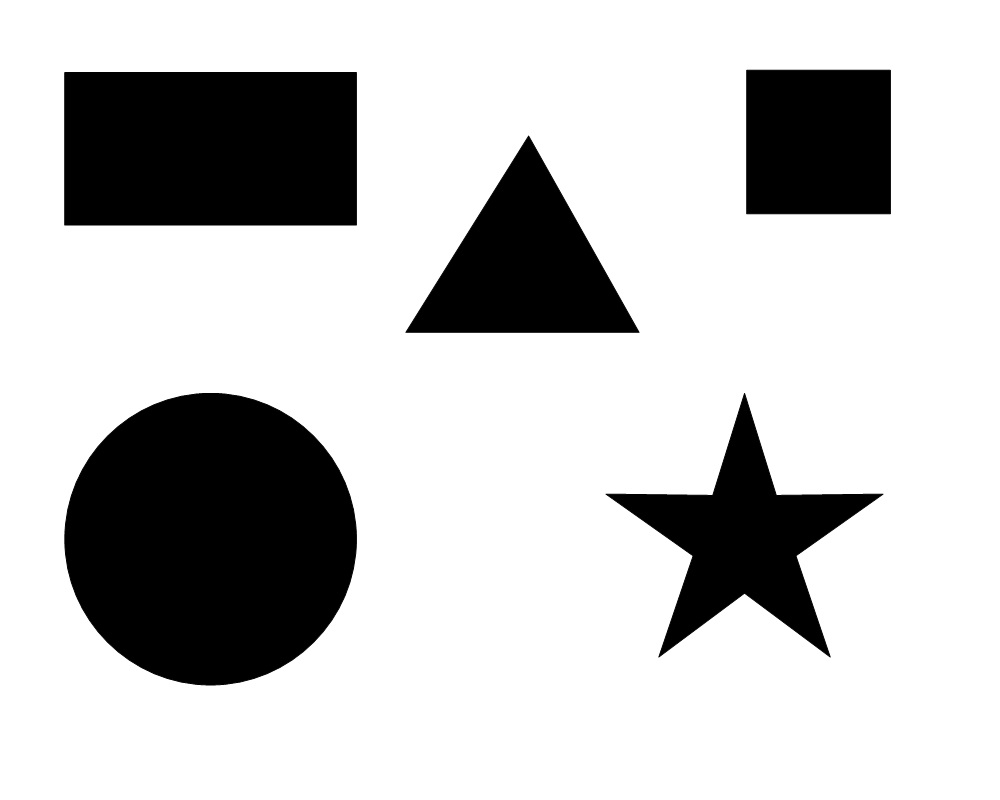
#> input picture ImgGeo.jpg, 1000 x 800 px
$ python main.py   (older library calls are emulated)
#> lines starting #> are read from the running program, lines starting #| are printed output that depends on the picture; after the words box and inside, x2 and y2 are one past the last pixel; in counts of white or black regions, pixels touching at a corner belong together
### FindingShapes.py
from __future__ import print_function
import numpy as np
import cv2


def ShapeID (ImageFromUser):
    image=ImageFromUser


    # convert the filtered gray image into grayscale
    grayScale = cv2.cvtColor( image, cv2.COLOR_BGR2GRAY)

    # Find edges in the image using canny edge detection method
    # Calculate lower threshold and upper threshold using sigma = 0.33
    sigma = 0.33
    v = np.median(grayScale)
    lower_thresh = int(max(0, (1.0 - sigma) * v))
    upper_thresh = int(min(255, (1.0 + sigma) * v))


    edged = cv2.Canny(grayScale, lower_thresh, upper_thresh)


    # After finding edges we have to find contours

    cnts, _ = cv2.findContours(edged, cv2.RETR_EXTERNAL, cv2.CHAIN_APPROX_SIMPLE)
    # cv2.RETR_EXTERNAL is passed to find the outermost contours (because we want to outline the shapes)
    # cv2.CHAIN_APPROX_SIMPLE is removing redundant points along a line


    # Now we will loop over every contour
    # call detectShape() for it and
    # write the name of shape in the center of image

    # loop over the contours
    for c in cnts:

        shape='unknown'

        # calculate perimeter using
        peri = cv2.arcLength(c, True)

        # apply contour approximation and store the result in vertices
        epsilon = 0.01 * peri

        vertices = cv2.approxPolyDP(c, epsilon, True)

        # If the shape is triangle, it will have 3 vertices
        if len(vertices) == 3:
        #It will color it green
            cv2.drawContours(image, [c], 0, (0, 255, 0), 5)

        # if the shape has 4 vertices, it is either a square or
        # a rectangle
        elif len(vertices) == 4:
            # using the boundingRect method calculate the width and height
            # of enclosing rectange and then calculte aspect ratio

            x, y, width, height = cv2.boundingRect(vertices)
            aspectRatio = float(width) / height

            # a square will have an aspect ratio that is approximately
            # equal to one, otherwise, the shape is a rectangle
            if aspectRatio >= 0.95 and aspectRatio <= 1.05:
                shape = "square"
                # It will color it pink
                cv2.drawContours(image, [c], 0, (180, 105, 255), 5)
            else:
                shape = "rectangle"
                # It will color it Dark Blue
                cv2.drawContours(image, [c], 0, (255, 0, 0), 5)

        # if the shape is a pentagon, it will have 5 vertices
        elif len(vertices) == 5:
            # It will color it dark pink
            cv2.drawContours(image, [c], 0, (204, 0, 102), 5)
        # if the shape is a hexagon, it will have 6 vertices
        elif len(vertices) == 6:
            # It will color it Gold
            cv2.drawContours(image, [c], 0, (0, 128, 128), 5)
        # if the shape is a star, it will have 10 vertices
        elif len(vertices) == 10:
            # It will color it Yellow
            shape = "star"
            cv2.drawContours(image, [c], 0, (0, 255, 255), 5)
        else:
            shape = "circle"
            # It will color it Red
            cv2.drawContours(image, [c], 0, (0, 0, 255), 5)


 # show the output image
    return image

### RunShapesOnIMG.py
import numpy as np
import cv2
from matplotlib import pyplot as plt
import FindingShapes as Sid
import Noise as ns

def ColoringShapes(GetImg):

    #Runs the shape recognition without noise
    print('The images after identifying the shapes')
    print('')
    print('')
    NewIMG=Sid.ShapeID(GetImg.copy())
    title = 'Original image'
    plt.subplot(121)
    plt.title(title)
    plt.imshow(cv2.cvtColor(GetImg.copy(), cv2.COLOR_BGR2RGB))
    plt.xticks([])
    plt.yticks([])
    plt.subplot(122)
    plt.title('Coloring image with the shapes')
    plt.imshow(cv2.cvtColor(NewIMG.copy(), cv2.COLOR_BGR2RGB))
    plt.xticks([])
    plt.yticks([])
    plt.show()

### RunShapeNoise.py
import numpy as np
import cv2
from matplotlib import pyplot as plt
import FindingShapesNoise as Sid
import Noise as ns
import ChangeAngle as ca
import cv2.ximgproc as gd


def ShapeOnNiose(getIMG):

 ImageORG1=getIMG

 # Runs the shape recognition with noise

 x=1

 while x != -1:
    print('Please enter the number of the noise type:')
    print('1:gauss  2:s&p')
    print('To end the Noise mod program, press -1')
    TypeOfNoise=input()
    print('')
    print('')
    x=np.int(TypeOfNoise)
    if x==1:
        nioseIMG = ns.noisy("gauss", ImageORG1.copy())
        grayScale = cv2.cvtColor(nioseIMG, cv2.COLOR_BGR2GRAY)
        #Filter that reduce noise
        dst4 = cv2.fastNlMeansDenoising(grayScale,None,60,10,21)
        dst5 = cv2.cvtColor(dst4, cv2.COLOR_GRAY2BGR)
        title='Noise gauss'
        NewNioseImg = Sid.ShapeID(nioseIMG.copy(),dst5.copy())
        plt.subplot(121)
        plt.title(title)
        plt.imshow(cv2.cvtColor(nioseIMG, cv2.COLOR_BGR2RGB))
        plt.xticks([])
        plt.yticks([])
        plt.subplot(122)
        plt.title('Coloring the shapes')
        plt.imshow(cv2.cvtColor(NewNioseImg, cv2.COLOR_BGR2RGB))
        plt.xticks([])
        plt.yticks([])
        plt.show()

    elif x==2:

        nioseIMG = ns.noisy("s&p", ImageORG1.copy())
        grayScale = cv2.cvtColor(nioseIMG, cv2.COLOR_BGR2GRAY)
        # Filter that reduce noise
        dst4 = cv2.fastNlMeansDenoising(grayScale, None, 60, 10, 21)
        dst5 = cv2.cvtColor(dst4, cv2.COLOR_GRAY2BGR)
        NewNioseImg = Sid.ShapeID(nioseIMG.copy(), dst5.copy())
        title = 'Noise s&p'
        plt.subplot(121)
        plt.title(title)
        plt.imshow(cv2.cvtColor(nioseIMG, cv2.COLOR_BGR2RGB))
        plt.xticks([])
        plt.yticks([])
        plt.subplot(122)
        plt.title('Coloring the shapes')
        plt.imshow(cv2.cvtColor(NewNioseImg, cv2.COLOR_BGR2RGB))
        plt.xticks([])
        plt.yticks([])
        plt.show()


    elif x == -1:
        print('end  of the Noise mod program')
        print('')

    else:
        print('The user has not entered any of the options')
        print('')

### main.py
import numpy as np
import cv2
from matplotlib import pyplot as plt
import RunShapeNoise as RSn
import RunShapesOnIMG as RS
import ChangeAngle as CA
import Noise as ns

#Reads the pictures
img1=cv2.imread('ImgGeo.jpg')
#> img1 is the input picture: shape (800, 1000, 3); min 0, max 255, mean 197.7
img2=cv2.imread('geoshapes1.png')
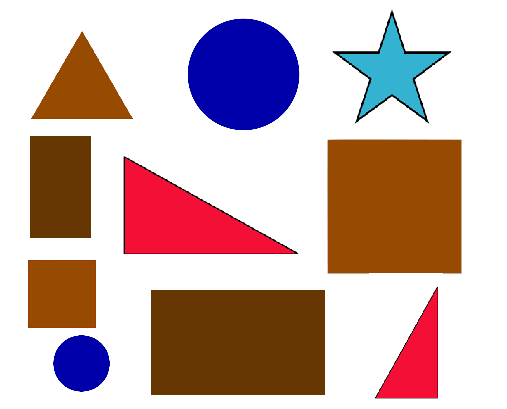
#> input picture geoshapes1.png, 507 x 409 px
#> img2 is the input picture: shape (409, 507, 3); mean B, G, R 173, 176.1, 202.2
# Runs geometric shape recognition and colors them according to the following categories
# 1:Triangle-Green 2: Square-Pink 3: Rectangle-Blue 4: Star-Yellow 5: Circle-Red
RS.ColoringShapes(img1.copy())
#> in ShapeID, `v = np.median(grayScale)`: v = 255
#> in ShapeID, `lower_thresh = int(max(0, (1.0 - sigma) * v))`: lower_thresh = 170
#> in ShapeID, `upper_thresh = int(min(255, (1.0 + sigma) * v))`: upper_thresh = 255
#> in ShapeID, `edged = cv2.Canny(grayScale, lower_thresh, upper_thresh)`:
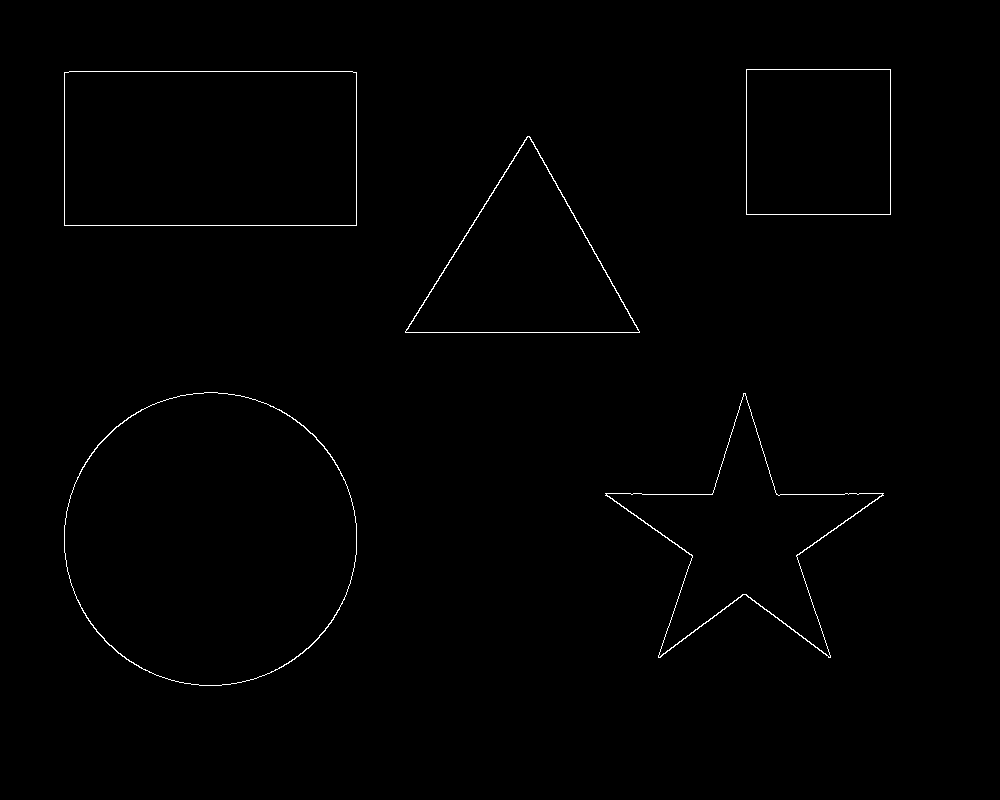
#> edged: shape (800, 1000); 0.57% white in thin lines or dots, all inside (x1, y1, x2, y2) = (64, 69, 891, 686)
#> in ShapeID, `cnts, _ = cv2.findContours(edged, cv2.RETR_EXTERNAL, cv2.CHAIN_APPROX_..`: cnts = 5 contours; box (x1, y1, x2, y2) and area: (64, 392, 357, 686) 67260, (64, 71, 357, 226) 44960, (605, 393, 884, 658) 23816, (405, 136, 640, 333) 23256, (746, 69, 891, 215) 20880
#> the loop in ShapeID, `for c in cnts: ` made 5 passes
#> (shape, peri, epsilon, vertices, x, y, width, height) on passes 4 to 5: ('rectangle', 890.8, 8.91, [[64, 72], [64, 225], [356, 225], [356, 72]], 64, 72, 293, 154), ('square', 578, 5.78, [[746, 69], [746, 214], [890, 214], [890, 69]], 746, 69, 145, 146)
#> (shape, peri, epsilon) on passes 1 to 2: ('star', 1131.8, 11.32), ('circle', 970.2, 9.7)
#> after the loop in ShapeID, `for c in cnts:`:
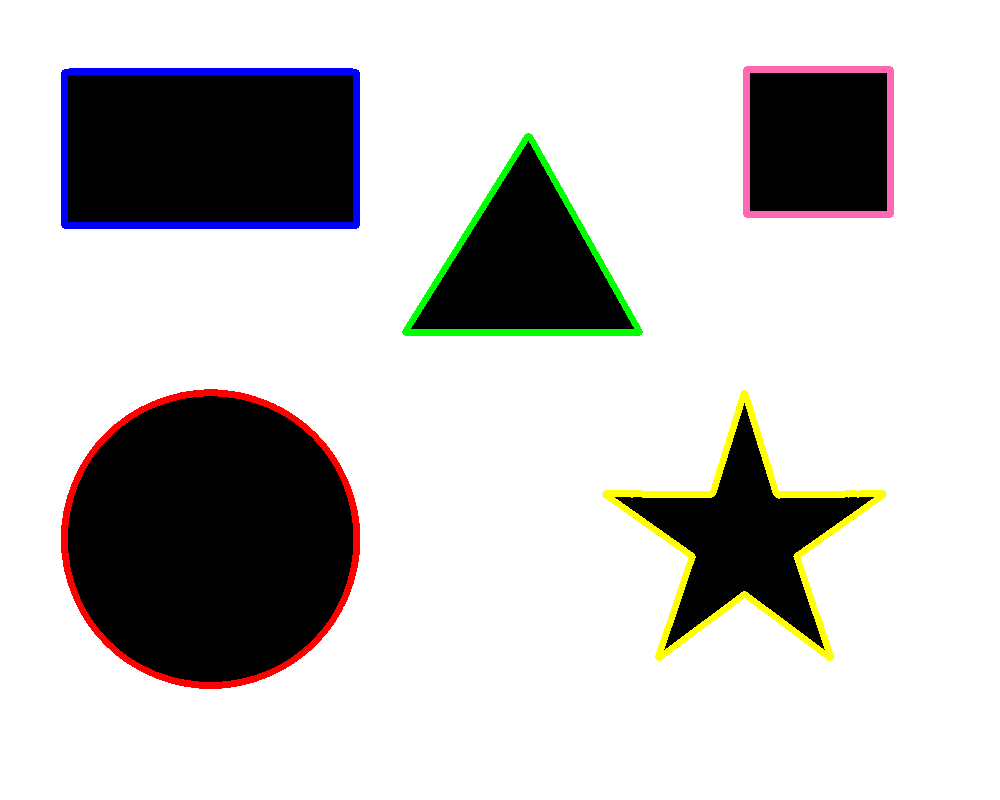
#> image: shape (800, 1000, 3); 3.48% of pixels changed, all inside (x1, y1, x2, y2) = (61, 66, 894, 689); drawn as B, G, R
RS.ColoringShapes(img2.copy())
#> in ShapeID (call 2), `grayScale = cv2.cvtColor( image, cv2.COLOR_BGR2GRAY)`:
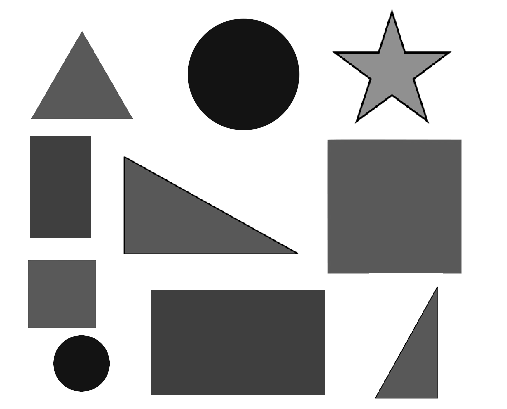
#> grayScale: shape (409, 507); min 0, max 255, mean 183.6
#> in ShapeID (call 2), `edged = cv2.Canny(grayScale, lower_thresh, upper_thresh)`:
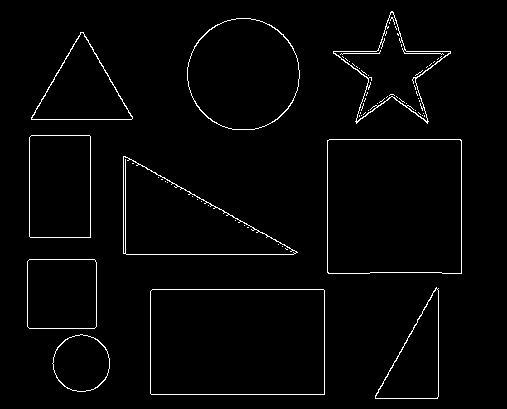
#> edged: shape (409, 507); 2.1% white in thin lines or dots, all inside (x1, y1, x2, y2) = (27, 11, 462, 399)
#> in ShapeID (call 2), `cnts, _ = cv2.findContours(edged, cv2.RETR_EXTERNAL, cv2.CHAIN_APPROX_..`: cnts = 10 contours; largest, box (x1, y1, x2, y2) and area: (150, 289, 325, 395) 18267, (327, 139, 462, 274) 17882, (187, 18, 300, 130) 9812, (123, 156, 298, 255) 8806, (29, 135, 91, 238) 6219
#> the loop in ShapeID (call 2), `for c in cnts: ` made 10 passes
#> (shape, peri, epsilon, vertices, x, y, width, height) on passes 2, 4, 6, 7: ('rectangle', 555.7, 5.56, [[150, 291], [151, 394], [324, 394], [323, 289]], 150, 289, 175, 106), ('square', 271.3, 2.71, [[29, 259], [27, 326], [94, 328], [95, 260]], 27, 259, 69, 70), ('square', 535.1, 5.35, [[327, 140], [328, 273], [461, 273], [460, 139]], 327, 139, 135, 135), ('rectangle', 323.7, 3.24, [[31, 135], [29, 236], [90, 237], [90, 136]], 29, 135, 62, 103)
#> (shape, peri, epsilon) on passes 1, 9, 10: ('circle', 188.2, 1.88), ('circle', 370.4, 3.7), ('star', 469.1, 4.69)
#> after the loop in ShapeID (call 2), `for c in cnts:`:
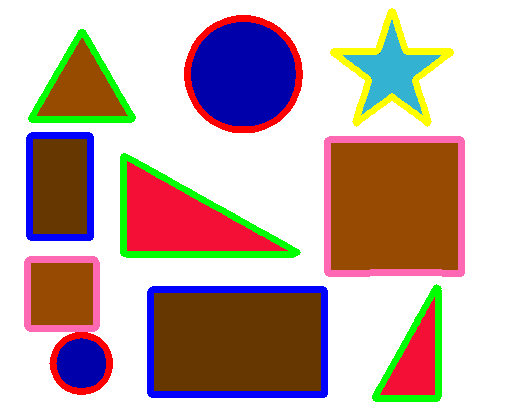
#> image: shape (409, 507, 3); 12.18% of pixels changed, all inside (x1, y1, x2, y2) = (24, 8, 465, 402)
#> in ColoringShapes (call 2), `plt.show()`:
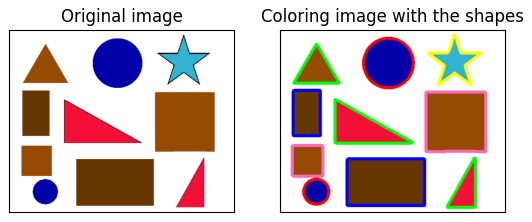
#> figure drawn by matplotlib, 2 panels
# Runs geometric shape recognition on noise and colors them according to the following categories
# 1:Triangle-Green 2: Square-Pink 3: Rectangle-Blue 4: Star-Yellow 5: Circle-Red
#> (the run stopped early here; a loop or call above may not have finished)
